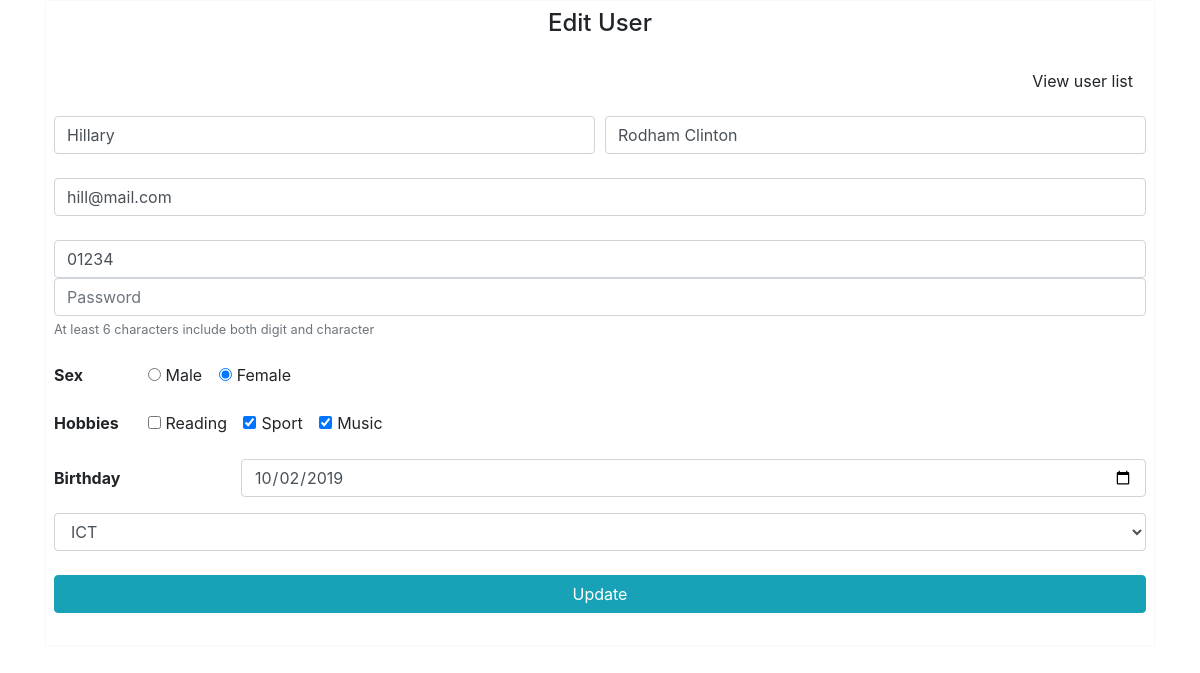
/edit.php?id=10, run on the app's committed database.
### tables this page shows
CREATE TABLE `user` (
  `id` int(11) NOT NULL,
  `firstname` text NOT NULL,
  `lastname` text NOT NULL,
  `email` text NOT NULL,
  `phonenumber` text NOT NULL,
  `password` text NOT NULL,
  `sex` text NOT NULL,
  `hobbies` text NOT NULL,
  `bday` date NOT NULL,
  `program` varchar(10) NOT NULL,
  `reg_date` timestamp NOT NULL DEFAULT current_timestamp()
);

### edit.php (the view, shortened to what this page needs)
<!DOCTYPE html>
<html>
<head>
    <link rel="stylesheet" href="https://maxcdn.bootstrapcdn.com/bootstrap/4.3.1/css/bootstrap.min.css">
</head>
<body>
    <?php
    if (isset($_GET['id'])) {
        $id = $_GET['id'];
        $db = mysqli_connect('localhost', 'root', '', 'test2');
        $query = "SELECT * FROM user WHERE id=$id";
        $q = mysqli_query($db, $query);
        $row = mysqli_fetch_assoc($q);
        $data = $row;
        $hobbies = explode(", ", $data['hobbies']);
    }
    ?>
    <div class="container">
        <form class="text-center border border-light p-2" method="post" action="./server/edit_server.php" style="text-align: left !important;">
            <p class="h4 mb-4 text-center">Edit User
            </p>
            <p class="text-right">
                <a href="./list.php">
                    <button type="button" class="btn">View user list</button>
                </a>
            </p>
            <div class="form-row mb-4">
                <div class="col">
                    <input type="text" id="firstname" name="firstname" class="form-control" placeholder="First name" value="<?php echo ($data['firstname']) ?>">
                </div>
                <div class="col">
                    <input type="text" id="lastname" name="lastname" class="form-control" placeholder="Last name" value="<?php echo ($data['lastname']) ?>">
                </div>
            </div>
            <input type="email" id="email" name="email" class="form-control mb-4" placeholder="E-mail" value="<?php echo ($data['email']) ?>">
            <input type="text" id="phonenumber" name="phonenumber" class="form-control" placeholder="Phone number" aria-describedby="defaultRegisterFormPhoneHelpBlock" value="<?php echo ($data['phonenumber']) ?>">
            <input type="password" id="password" name="password" class="form-control" placeholder="Password" aria-describedby="defaultRegisterFormPasswordHelpBlock">
            <small id="defaultRegisterFormPasswordHelpBlock" class="form-text text-muted mb-4">
                At least 6 characters include both digit and character
            </small>
            <div class="form-group row">
                <label class="col-sm-1"><b>Sex</b></label>
                <div class="col-sm-11">
                    <div class="form-check form-check-inline">
                        <input class="form-check-input" type="radio" name="sex" id="male" value="male" <?php if ($data['sex'] == 'male') echo 'checked="checked"'; ?>">
                        <label class="form-check-label" for="male">Male</label>
                    </div>
                    <div class="form-check form-check-inline">
                        <input class="form-check-input" type="radio" name="sex" id="female" value="female" <?php if ($data['sex'] == 'female') echo 'checked="checked"'; ?>>
                        <label class="form-check-label" for="female">Female</label>
                    </div>
                </div>
            </div>
            <div class="form-group row">
                <label class="col-sm-1"><b>Hobbies</b></label>
                <div class="col-sm-11">
                    <div class="form-check form-check-inline">
                        <input class="form-check-input" type="checkbox" value="reading" id="reading" name="hobbies[]" <?php if (in_array("reading", $hobbies)) echo 'checked="checked"'; ?>>
                        <label class="form-check-label" for="reading">
                            Reading
                        </label>
                    </div>
                    <div class="form-check form-check-inline">
                        <input class="form-check-input" type="checkbox" value="sport" id="sport" name="hobbies[]" <?php if (in_array("sport", $hobbies)) echo 'checked="checked"'; ?>>
                        <label class="form-check-label" for="sport">
                            Sport
                        </label>
                    </div>
                    <div class="form-check form-check-inline">
                        <input class="form-check-input" type="checkbox" value="music" id="music" name="hobbies[]" <?php if (in_array("music", $hobbies)) echo 'checked="checked"'; ?>>
                        <label class="form-check-label" for="music">
                            Music
                        </label>
                    </div>
                </div>
            </div>
            <div class="form-group row">
                <label for="bday" class="col-2 col-form-label"><b>Birthday</b></label>
                <div class="col-10">
                    <input class="form-control" name="bday" type="date" id="bday" value="<?php echo ($data['bday']) ?>">
                </div>
            </div>
            <div class="form-group">
                <select id="program" name="program" class="form-control">
                    <option value="ict" <?php if ($data['program'] == "ict") echo "selected" ?>>ICT</option>
                </select>
            </div>
            <button class="btn btn-info my-4 btn-block" type="submit" name="update_user">Update</button>
        </form>
    </div>
</body>
</html>

### data on the page
user: firstname "Hillary", lastname "Rodham Clinton", email "hill@mail.com", phonenumber "01234", sex "☐ Male", sex "☑ Female", hobbies "☑", bday "10/02/2019", program "ICT"
